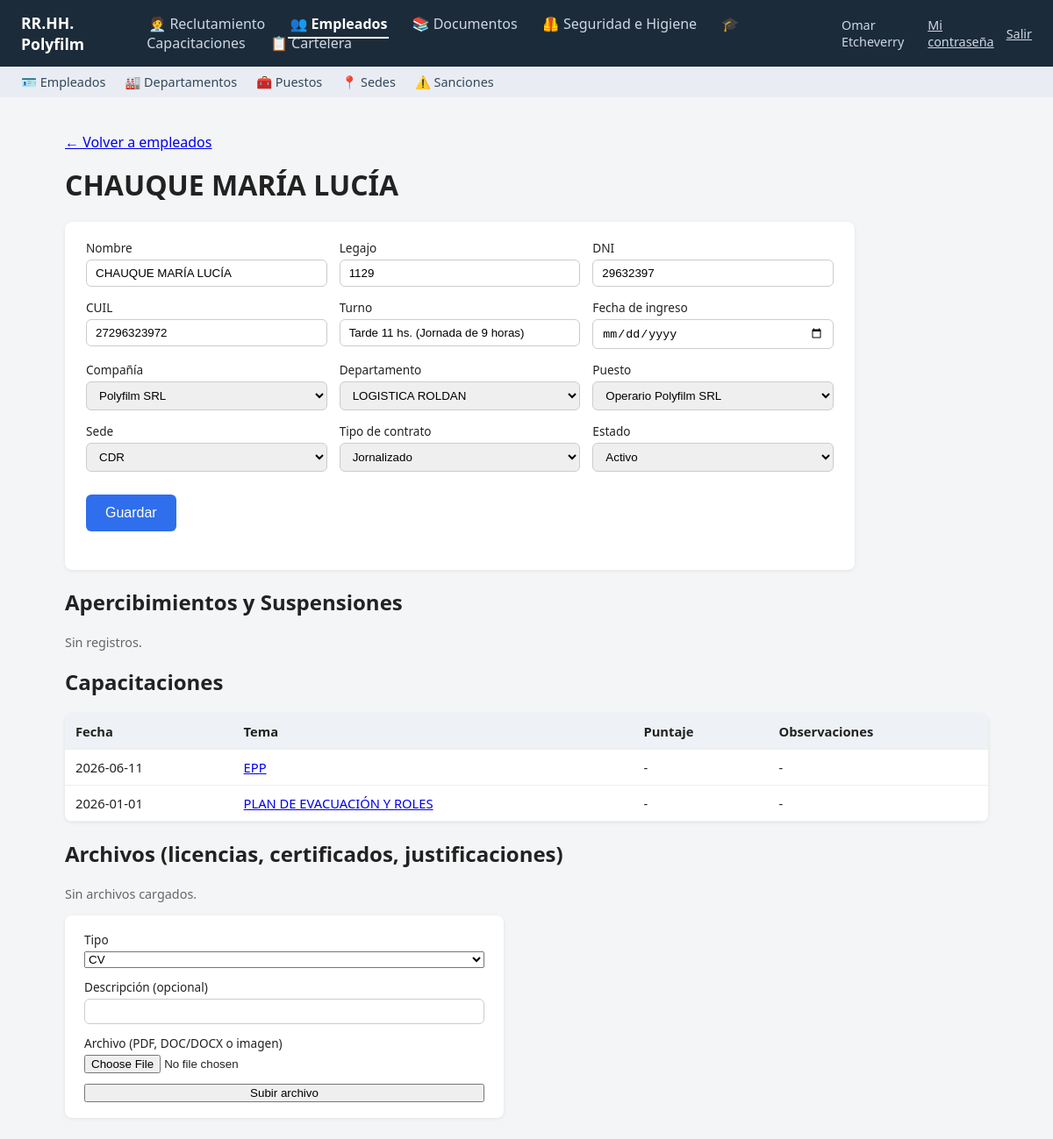
Page /empleados/81 (signed in) on the committed database.
### tables this page shows
CREATE TABLE usuarios (
            id INTEGER PRIMARY KEY AUTOINCREMENT,
            nombre TEXT NOT NULL,
            usuario TEXT UNIQUE NOT NULL,
            password_hash TEXT NOT NULL,
            salt TEXT NOT NULL,
            es_admin INTEGER NOT NULL DEFAULT 0,
            activo INTEGER NOT NULL DEFAULT 1,
            fecha_creacion TEXT NOT NULL DEFAULT (datetime('now', 'localtime'))
        , email TEXT, debe_cambiar_password INTEGER NOT NULL DEFAULT 0);

CREATE TABLE empleados (
            id INTEGER PRIMARY KEY AUTOINCREMENT,
            legajo INTEGER UNIQUE NOT NULL,
            dni INTEGER,
            nombre TEXT NOT NULL,
            cuil TEXT,
            compania_id INTEGER REFERENCES companias(id),
            departamento_id INTEGER REFERENCES departamentos(id),
            puesto_id INTEGER REFERENCES puestos(id),
            turno TEXT,
            candidato_id INTEGER REFERENCES candidatos(id),
            activo INTEGER NOT NULL DEFAULT 1,
            fecha_ingreso TEXT,
            fecha_creacion TEXT NOT NULL DEFAULT (datetime('now', 'localtime')),
            fecha_actualizacion TEXT NOT NULL DEFAULT (datetime('now', 'localtime'))
        , sede_id INTEGER REFERENCES sedes(id), tipo_contrato TEXT);

CREATE TABLE companias (
            id INTEGER PRIMARY KEY AUTOINCREMENT,
            nombre TEXT UNIQUE NOT NULL
        );

CREATE TABLE departamentos (
            id INTEGER PRIMARY KEY AUTOINCREMENT,
            nombre TEXT UNIQUE NOT NULL,
            activo INTEGER NOT NULL DEFAULT 1
        );

CREATE TABLE puestos (
            id INTEGER PRIMARY KEY AUTOINCREMENT,
            nombre TEXT UNIQUE NOT NULL,
            activo INTEGER NOT NULL DEFAULT 1
        );

CREATE TABLE sedes (
            id INTEGER PRIMARY KEY AUTOINCREMENT,
            nombre TEXT UNIQUE NOT NULL,
            activo INTEGER NOT NULL DEFAULT 1
        );

CREATE TABLE capacitaciones_registros (
            id INTEGER PRIMARY KEY AUTOINCREMENT,
            tema_id INTEGER NOT NULL REFERENCES capacitaciones_temas(id) ON DELETE CASCADE,
            empleado_id INTEGER REFERENCES empleados(id),
            nombre_original TEXT NOT NULL,
            fecha TEXT NOT NULL,
            puntuacion REAL,
            observaciones TEXT,
            fecha_carga TEXT NOT NULL DEFAULT (datetime('now', 'localtime')),
            UNIQUE(tema_id, nombre_original, fecha)
        );

CREATE TABLE capacitaciones_temas (
            id INTEGER PRIMARY KEY AUTOINCREMENT,
            nombre TEXT NOT NULL,
            tipo TEXT NOT NULL DEFAULT 'Capacitación',
            area_dicta TEXT,
            planta TEXT,
            modalidad TEXT,
            duracion TEXT,
            activo INTEGER NOT NULL DEFAULT 1
        , tema_madre TEXT);

### app.py (the view)
@app.route("/empleados/<int:eid>")
@requiere_item("item_empleados")
def empleado_detalle(eid):
    conn = get_db()
    empleado = conn.execute(
        """SELECT e.*, d.nombre AS departamento_nombre, p.nombre AS puesto_nombre, c.nombre AS compania_nombre,
                  s.nombre AS sede_nombre
           FROM empleados e
           LEFT JOIN departamentos d ON d.id = e.departamento_id
           LEFT JOIN puestos p ON p.id = e.puesto_id
           LEFT JOIN companias c ON c.id = e.compania_id
           LEFT JOIN sedes s ON s.id = e.sede_id
           WHERE e.id = ?""",
        (eid,),
    ).fetchone()
    if not empleado:
        abort(404)
    departamentos = conn.execute("SELECT * FROM departamentos WHERE activo = 1 ORDER BY nombre").fetchall()
    puestos = conn.execute("SELECT * FROM puestos WHERE activo = 1 ORDER BY nombre").fetchall()
    companias = conn.execute("SELECT * FROM companias ORDER BY nombre").fetchall()
    sedes = conn.execute("SELECT * FROM sedes WHERE activo = 1 ORDER BY nombre").fetchall()
    sanciones_empleado = conn.execute(
        "SELECT * FROM sanciones WHERE empleado_id = ? ORDER BY fecha_registro DESC", (eid,)
    ).fetchall()
    archivos_empleado = conn.execute(
        "SELECT * FROM empleado_archivos WHERE empleado_id = ? ORDER BY fecha_carga DESC", (eid,)
    ).fetchall()
    capacitaciones_empleado = conn.execute(
        """SELECT r.*, t.nombre AS tema_nombre
           FROM capacitaciones_registros r
           JOIN capacitaciones_temas t ON t.id = r.tema_id
           WHERE r.empleado_id = ? ORDER BY r.fecha DESC""",
        (eid,),
    ).fetchall()
    conn.close()
    return render_template(
        "empleado_detalle.html", e=empleado, departamentos=departamentos, puestos=puestos,
        companias=companias, sedes=sedes, sanciones_empleado=sanciones_empleado,
        archivos_empleado=archivos_empleado, tipos_archivo=TIPOS_ARCHIVO_EMPLEADO,
        capacitaciones_empleado=capacitaciones_empleado,
    )

### app.py (called while the page is built)
def _modulos_visibles(usuario):
    visibles = []
    for m in MODULOS:
        if m.get("solo_admin") and not (usuario and usuario["es_admin"]):
            continue
        if usuario and usuario["es_admin"]:
            opciones = m["opciones"]
        else:
            opciones = [op for op in m["opciones"] if tiene_permiso(usuario, op["cod"])]
        if m["opciones"] and not opciones:
            continue  # módulo con ítems pero ninguno habilitado para este usuario: no se muestra
        m2 = dict(m)
        m2["opciones"] = opciones
        visibles.append(m2)
    return visibles

@app.context_processor
def inject_nav():
    path = request.path
    modulo_actual = None
    for cod, prefijos in RUTAS_POR_MODULO.items():
        if any(path == p or path.startswith(p + "/") for p in prefijos):
            modulo_actual = cod
            break
    usuario = usuario_actual()
    return dict(modulos=_modulos_visibles(usuario), modulo_actual=modulo_actual, usuario=usuario)

@app.before_request
def exigir_login():
    if request.endpoint in ENDPOINTS_PUBLICOS or request.endpoint is None:
        return
    u = usuario_actual()
    if not u:
        return redirect(url_for("login", next=request.path))
    if u["debe_cambiar_password"] and request.endpoint not in ("cambiar_password", "logout"):
        flash("Tenés que elegir una contraseña propia antes de seguir.", "info")
        return redirect(url_for("cambiar_password"))

### auth.py (called while the page is built)
def usuario_actual():
    if "usuario" in g:
        return g.usuario
    uid = session.get("usuario_id")
    g.usuario = None
    if uid:
        conn = get_db()
        u = conn.execute("SELECT * FROM usuarios WHERE id = ? AND activo = 1", (uid,)).fetchone()
        conn.close()
        g.usuario = u
    return g.usuario

def permisos_usuario(usuario_id: int) -> set:
    conn = get_db()
    rows = conn.execute(
        "SELECT permiso_cod FROM usuario_permisos WHERE usuario_id = ?", (usuario_id,)
    ).fetchall()
    conn.close()
    return {r["permiso_cod"] for r in rows}

def tiene_permiso(usuario, cod: str) -> bool:
    if usuario is None:
        return False
    if usuario["es_admin"]:
        return True
    return cod in permisos_usuario(usuario["id"])

### db.py (called while the page is built)
def get_db():
    conn = sqlite3.connect(DB_PATH, timeout=30)
    conn.row_factory = sqlite3.Row
    conn.execute("PRAGMA foreign_keys = ON")
    return conn

### templates/empleado_detalle.html (shortened to what this page needs)
{% extends "base.html" %}
{% block contenido %}
<p><a href="{{ url_for('empleados') }}">&larr; Volver a empleados</a></p>
<h1>{{ e.nombre }}</h1>
<form method="post" action="{{ url_for('empleado_actualizar', eid=e.id) }}" class="form-empleado">
  <label>Nombre <input type="text" name="nombre" value="{{ e.nombre }}" required></label>
  <label>Legajo <input type="number" name="legajo" value="{{ e.legajo }}" required></label>
  <label>DNI <input type="text" name="dni" value="{{ e.dni or '' }}"></label>
  <label>CUIL <input type="text" name="cuil" value="{{ e.cuil or '' }}"></label>
  <label>Turno <input type="text" name="turno" value="{{ e.turno or '' }}"></label>
  <label>Fecha de ingreso <input type="date" name="fecha_ingreso" value="{{ e.fecha_ingreso or '' }}"></label>
  <label>Compañía
    <select name="compania_id">
      {% for c in companias %}
      <option value="{{ c.id }}" {% if e.compania_id == c.id %}selected{% endif %}>{{ c.nombre }}</option>
      {% endfor %}
    </select>
  </label>
  <label>Departamento
    <select name="departamento_id">
      {% for d in departamentos %}
      <option value="{{ d.id }}" {% if e.departamento_id == d.id %}selected{% endif %}>{{ d.nombre }}</option>
      {% endfor %}
    </select>
  </label>
  <label>Puesto
    <select name="puesto_id">
      {% for p in puestos %}
      <option value="{{ p.id }}" {% if e.puesto_id == p.id %}selected{% endif %}>{{ p.nombre }}</option>
      {% endfor %}
    </select>
  </label>
  <label>Sede
    <select name="sede_id">
      {% for s in sedes %}
      <option value="{{ s.id }}" {% if e.sede_id == s.id %}selected{% endif %}>{{ s.nombre }}</option>
      {% endfor %}
    </select>
  </label>
  <label>Tipo de contrato
    <select name="tipo_contrato">
      <option value="Jornalizado" {% if e.tipo_contrato == 'Jornalizado' %}selected{% endif %}>Jornalizado</option>
    </select>
  </label>
  <label>Estado
    <select name="estado">
      <option value="Activo" {% if e.activo %}selected{% endif %}>Activo</option>
    </select>
  </label>
  <button type="submit" class="btn-principal">Guardar</button>
</form>
<h2>Apercibimientos y Suspensiones</h2>
{% if sanciones_empleado %}
<table>
  <thead>
    <tr><th>Fecha</th><th>Tipo</th><th>Motivo</th><th>Días susp.</th><th>Desde</th></tr>
  </thead>
  <tbody>
    {% for s in sanciones_empleado %}
    <tr>
      <td>{{ s.fecha_registro }}</td>
      <td><span class="badge {{ 'estado-desechado' if s.tipo == 'Suspensión' else 'estado-preocupacional' }}">{{ s.tipo }}</span></td>
      <td>{{ s.motivo or '-' }}</td>
      <td>{{ s.dias_suspension or '-' }}</td>
      <td>{{ s.fecha_desde or '-' }}</td>
    </tr>
    {% endfor %}
  </tbody>
</table>
{% else %}
<p class="nota">Sin registros.</p>
{% endif %}
<h2>Capacitaciones</h2>
{% if capacitaciones_empleado %}
<table>
  <thead>
    <tr><th>Fecha</th><th>Tema</th><th>Puntaje</th><th>Observaciones</th></tr>
  </thead>
  <tbody>
    {% for c in capacitaciones_empleado %}
    <tr>
      <td>{{ c.fecha }}</td>
      <td><a href="{{ url_for('capacitacion_tema_detalle', tid=c.tema_id) }}">{{ c.tema_nombre }}</a></td>
      <td>{{ c.puntuacion if c.puntuacion is not none else '-' }}</td>
      <td>{{ c.observaciones or '-' }}</td>
    </tr>
    {% endfor %}
  </tbody>
</table>
{% else %}
<p class="nota">Sin capacitaciones registradas.</p>
{% endif %}
<h2>Archivos (licencias, certificados, justificaciones)</h2>
{% if archivos_empleado %}
<table>
  <thead>
    <tr><th>Tipo</th><th>Descripción</th><th>Archivo</th><th>Cargado</th><th></th></tr>
  </thead>
  <tbody>
    {% for a in archivos_empleado %}
    <tr>
      <td><span class="badge">{{ a.tipo }}</span></td>
      <td>{{ a.descripcion or '-' }}</td>
      <td><a href="{{ url_for('empleado_archivo_ver', eid=e.id, aid=a.id) }}" target="_blank">{{ a.archivo_filename }}</a></td>
      <td>{{ a.fecha_carga }}</td>
      <td>
        <form method="post" action="{{ url_for('empleado_archivo_eliminar', eid=e.id, aid=a.id) }}">
          <button type="button" onclick="confirmarAccion(this, '¿Eliminar este archivo?')">Eliminar</button>
        </form>
      </td>
    </tr>
    {% endfor %}
  </tbody>
</table>
{% else %}
<p class="nota">Sin archivos cargados.</p>
{% endif %}
<form method="post" action="{{ url_for('empleado_archivo_subir', eid=e.id) }}" enctype="multipart/form-data" class="form-nuevo-usuario">
  <label>Tipo
    <select name="tipo">
      {% for t in tipos_archivo %}
      <option value="{{ t }}">{{ t }}</option>
      {% endfor %}
    </select>
  </label>
  <label>Descripción (opcional) <input type="text" name="descripcion"></label>
  <label>Archivo (PDF, DOC/DOCX o imagen) <input type="file" name="archivo" accept=".pdf,.doc,.docx,.jpg,.jpeg,.png" required></label>
  <button type="submit">Subir archivo</button>
</form>
{% endblock %}

### templates/base.html (shortened to what this page needs)
<!doctype html>
<html lang="es">
<head>
<link rel="stylesheet" href="{{ url_for('static', filename='style.css') }}">
</head>
<body>
<header>
  <a href="{{ url_for('index') }}" class="logo">RR.HH. Polyfilm</a>
  <nav>
    {% for m in modulos %}
    <a href="{{ m.href }}" class="{{ 'activo' if modulo_actual == m.cod else '' }}">{{ m.icono }} {{ m.nombre }}</a>
    {% endfor %}
  </nav>
  {% if usuario %}
  <div class="header-usuario">
    <span>{{ usuario.nombre }}</span>
    <a href="{{ url_for('cambiar_password') }}">Mi contraseña</a>
    <a href="{{ url_for('logout') }}">Salir</a>
  </div>
  {% endif %}
</header>
{% if modulo_actual %}
{% set modulo = modulos | selectattr('cod', 'equalto', modulo_actual) | first %}
{% if modulo.opciones %}
<div class="submenu">
  {% for op in modulo.opciones %}
  <a href="{{ op.href }}">{{ op.icono }} {{ op.label }}</a>
  {% endfor %}
</div>
{% endif %}
{% endif %}
<main>
  {% block contenido %}{% endblock %}
</main>
</body>
</html>

### static/style.css (style rules this page uses)
* { box-sizing: border-box; }
body { font-family: "Segoe UI", Arial, sans-serif; margin: 0; background: #f4f5f7; color: #222; }
header { background: #1c2b39; color: #fff; padding: 14px 24px; display: flex; align-items: center; gap: 32px; }
header .logo { color: #fff; font-weight: 700; font-size: 1.1rem; text-decoration: none; }
header nav a { color: #cfd8e3; text-decoration: none; margin-right: 20px; padding: 4px 2px; border-bottom: 2px solid transparent; }
header nav a.activo { color: #fff; border-bottom-color: #fff; font-weight: 600; }
.submenu { background: #e9edf3; padding: 8px 24px; display: flex; gap: 22px; }
.submenu a { color: #33475b; text-decoration: none; font-size: 0.9rem; }
main { padding: 24px; max-width: 1100px; margin: 0 auto; }
h1 { margin-top: 0; }
.nota { color: #666; font-size: 0.9rem; }
.btn-principal { background: #2f6fed; color: #fff; border: none; padding: 12px 22px; border-radius: 6px; font-size: 1rem; cursor: pointer; margin: 12px 0 24px; }
table { width: 100%; border-collapse: collapse; background: #fff; border-radius: 8px; overflow: hidden; box-shadow: 0 1px 4px rgba(0,0,0,0.08); }
th, td { text-align: left; padding: 10px 12px; border-bottom: 1px solid #eee; font-size: 0.92rem; }
th { background: #eef1f5; }
.header-usuario { margin-left: auto; color: #cfd8e3; display: flex; align-items: center; gap: 14px; font-size: 0.9rem; }
.header-usuario a { color: #cfd8e3; }
.form-nuevo-usuario { background: #fff; padding: 18px 22px; border-radius: 8px; box-shadow: 0 1px 4px rgba(0,0,0,0.08); display: flex; flex-direction: column; gap: 12px; max-width: 500px; }
.form-nuevo-usuario label { display: flex; flex-direction: column; gap: 4px; font-size: 0.85rem; }
.form-nuevo-usuario input[type="text"], .form-nuevo-usuario input[type="password"] { padding: 6px 10px; border-radius: 6px; border: 1px solid #ccc; }
.form-empleado { background: #fff; padding: 20px 24px; border-radius: 8px; box-shadow: 0 1px 4px rgba(0,0,0,0.08); display: grid; grid-template-columns: repeat(auto-fit, minmax(220px, 1fr)); gap: 14px; max-width: 900px; }
.form-empleado label { display: flex; flex-direction: column; gap: 4px; font-size: 0.85rem; }
.form-empleado input, .form-empleado select { padding: 7px 10px; border-radius: 6px; border: 1px solid #ccc; }
.form-empleado .btn-principal { grid-column: 1 / -1; justify-self: start; }

### rows in the picture
usuarios: nombre "Omar Etcheverry"
empleados: nombre "CHAUQUE MARÍA LUCÍA", legajo "1129", dni "29632397", cuil "27296323972", turno "Tarde 11 hs. (Jornada de 9 horas)", compania_id "Polyfilm SRL", departamento_id "LOGISTICA ROLDAN", puesto_id "Operario Polyfilm SRL", sede_id "CDR", tipo_contrato "Jornalizado", estado "Activo"
capacitaciones_registros: fecha "2026-06-11", tema_nombre "EPP", puntuacion "-", observaciones "-"
capacitaciones_registros: fecha "2026-01-01", tema_nombre "PLAN DE EVACUACIÓN Y ROLES", puntuacion "-", observaciones "-"

### other values in the picture
{{ m.icono }} "🧑‍💼" "👥" "📚" "🦺" "🎓" "📋"
{{ m.nombre }} "Reclutamiento" "Empleados" "Documentos" "Seguridad e Higiene" "Capacitaciones" "Cartelera"
{{ op.icono }} "🪪" "🏭" "🧰" "📍" "⚠️"
{{ op.label }} "Empleados" "Departamentos" "Puestos" "Sedes" "Sanciones"
form field tipo "CV"
